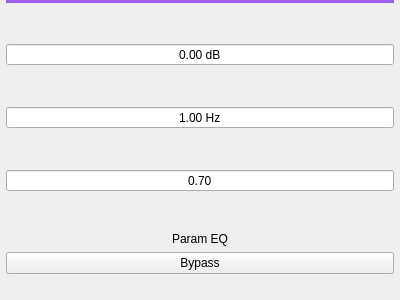
<?xml version="1.0" encoding="UTF-8"?>
<ui version="4.0">
 <class>QPeq</class>
 <widget class="QWidget" name="QPeq">
  <property name="geometry">
   <rect>
    <x>0</x>
    <y>0</y>
    <width>400</width>
    <height>300</height>
   </rect>
  </property>
  <property name="contextMenuPolicy">
   <enum>Qt::CustomContextMenu</enum>
  </property>
  <property name="windowTitle">
   <string>Form</string>
  </property>
  <layout class="QVBoxLayout" name="verticalLayout">
   <property name="leftMargin">
    <number>6</number>
   </property>
   <property name="topMargin">
    <number>0</number>
   </property>
   <property name="rightMargin">
    <number>6</number>
   </property>
   <property name="bottomMargin">
    <number>6</number>
   </property>
   <item>
    <widget class="Line" name="line">
     <property name="styleSheet">
      <string notr="true">color: #A05EF0;</string>
     </property>
     <property name="frameShadow">
      <enum>QFrame::Plain</enum>
     </property>
     <property name="lineWidth">
      <number>4</number>
     </property>
     <property name="orientation">
      <enum>Qt::Horizontal</enum>
     </property>
    </widget>
   </item>
   <item>
    <spacer name="verticalSpacer_3">
     <property name="orientation">
      <enum>Qt::Vertical</enum>
     </property>
     <property name="sizeHint" stdset="0">
      <size>
       <width>20</width>
       <height>40</height>
      </size>
     </property>
    </spacer>
   </item>
   <item>
    <widget class="QMyDoubleSpinBox" name="doubleSpinBoxGain">
     <property name="contextMenuPolicy">
      <enum>Qt::NoContextMenu</enum>
     </property>
     <property name="alignment">
      <set>Qt::AlignCenter</set>
     </property>
     <property name="buttonSymbols">
      <enum>QAbstractSpinBox::NoButtons</enum>
     </property>
     <property name="suffix">
      <string> dB</string>
     </property>
     <property name="minimum">
      <double>-120.000000000000000</double>
     </property>
     <property name="maximum">
      <double>30.000000000000000</double>
     </property>
     <property name="value">
      <double>0.000000000000000</double>
     </property>
    </widget>
   </item>
   <item>
    <spacer name="verticalSpacer_2">
     <property name="orientation">
      <enum>Qt::Vertical</enum>
     </property>
     <property name="sizeHint" stdset="0">
      <size>
       <width>20</width>
       <height>40</height>
      </size>
     </property>
    </spacer>
   </item>
   <item>
    <widget class="QMyDoubleSpinBox" name="doubleSpinBoxFc">
     <property name="contextMenuPolicy">
      <enum>Qt::NoContextMenu</enum>
     </property>
     <property name="alignment">
      <set>Qt::AlignCenter</set>
     </property>
     <property name="buttonSymbols">
      <enum>QAbstractSpinBox::NoButtons</enum>
     </property>
     <property name="suffix">
      <string> Hz</string>
     </property>
     <property name="minimum">
      <double>1.000000000000000</double>
     </property>
     <property name="maximum">
      <double>20000.000000000000000</double>
     </property>
    </widget>
   </item>
   <item>
    <spacer name="verticalSpacer">
     <property name="orientation">
      <enum>Qt::Vertical</enum>
     </property>
     <property name="sizeHint" stdset="0">
      <size>
       <width>20</width>
       <height>40</height>
      </size>
     </property>
    </spacer>
   </item>
   <item>
    <widget class="QMyDoubleSpinBox" name="doubleSpinBoxQ">
     <property name="contextMenuPolicy">
      <enum>Qt::NoContextMenu</enum>
     </property>
     <property name="alignment">
      <set>Qt::AlignCenter</set>
     </property>
     <property name="buttonSymbols">
      <enum>QAbstractSpinBox::NoButtons</enum>
     </property>
     <property name="minimum">
      <double>0.100000000000000</double>
     </property>
     <property name="maximum">
      <double>50.000000000000000</double>
     </property>
     <property name="singleStep">
      <double>0.010000000000000</double>
     </property>
     <property name="value">
      <double>0.700000000000000</double>
     </property>
    </widget>
   </item>
   <item>
    <spacer name="verticalSpacer_4">
     <property name="orientation">
      <enum>Qt::Vertical</enum>
     </property>
     <property name="sizeHint" stdset="0">
      <size>
       <width>20</width>
       <height>40</height>
      </size>
     </property>
    </spacer>
   </item>
   <item>
    <widget class="QLabel" name="label">
     <property name="contextMenuPolicy">
      <enum>Qt::NoContextMenu</enum>
     </property>
     <property name="text">
      <string>Param EQ</string>
     </property>
     <property name="alignment">
      <set>Qt::AlignCenter</set>
     </property>
    </widget>
   </item>
   <item>
    <widget class="QPushButton" name="pushButtonBypass">
     <property name="contextMenuPolicy">
      <enum>Qt::NoContextMenu</enum>
     </property>
     <property name="text">
      <string notr="true">Bypass</string>
     </property>
     <property name="checkable">
      <bool>true</bool>
     </property>
    </widget>
   </item>
   <item>
    <spacer name="verticalSpacer_5">
     <property name="orientation">
      <enum>Qt::Vertical</enum>
     </property>
     <property name="sizeType">
      <enum>QSizePolicy::Fixed</enum>
     </property>
     <property name="sizeHint" stdset="0">
      <size>
       <width>20</width>
       <height>20</height>
      </size>
     </property>
    </spacer>
   </item>
  </layout>
 </widget>
 <customwidgets>
  <customwidget>
   <class>QMyDoubleSpinBox</class>
   <extends>QDoubleSpinBox</extends>
   <header>QMyDoubleSpinBox.hpp</header>
  </customwidget>
 </customwidgets>
 <resources/>
 <connections/>
</ui>
